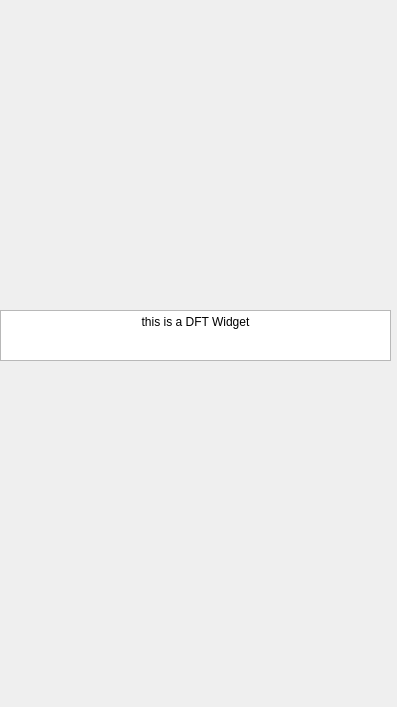
<?xml version="1.0" encoding="UTF-8"?>
<ui version="4.0">
 <class>DFT</class>
 <widget class="QWidget" name="DFT">
  <property name="geometry">
   <rect>
    <x>0</x>
    <y>0</y>
    <width>397</width>
    <height>707</height>
   </rect>
  </property>
  <property name="windowTitle">
   <string>Form</string>
  </property>
  <widget class="QTextBrowser" name="textBrowser">
   <property name="geometry">
    <rect>
     <x>0</x>
     <y>310</y>
     <width>391</width>
     <height>51</height>
    </rect>
   </property>
   <property name="html">
    <string>&lt;!DOCTYPE HTML PUBLIC &quot;-//W3C//DTD HTML 4.0//EN&quot; &quot;http://www.w3.org/TR/REC-html40/strict.dtd&quot;&gt;
&lt;html&gt;&lt;head&gt;&lt;meta name=&quot;qrichtext&quot; content=&quot;1&quot; /&gt;&lt;style type=&quot;text/css&quot;&gt;
p, li { white-space: pre-wrap; }
&lt;/style&gt;&lt;/head&gt;&lt;body style=&quot; font-family:'SimSun'; font-size:9pt; font-weight:400; font-style:normal;&quot;&gt;
&lt;p align=&quot;center&quot; style=&quot; margin-top:0px; margin-bottom:0px; margin-left:0px; margin-right:0px; -qt-block-indent:0; text-indent:0px;&quot;&gt;this is a DFT Widget&lt;/p&gt;&lt;/body&gt;&lt;/html&gt;</string>
   </property>
  </widget>
  <widget class="QLabel" name="displayDFT">
   <property name="geometry">
    <rect>
     <x>0</x>
     <y>0</y>
     <width>391</width>
     <height>291</height>
    </rect>
   </property>
   <property name="text">
    <string/>
   </property>
  </widget>
  <widget class="QLabel" name="displayIDFT">
   <property name="geometry">
    <rect>
     <x>0</x>
     <y>370</y>
     <width>391</width>
     <height>311</height>
    </rect>
   </property>
   <property name="text">
    <string/>
   </property>
  </widget>
 </widget>
 <resources/>
 <connections/>
</ui>
